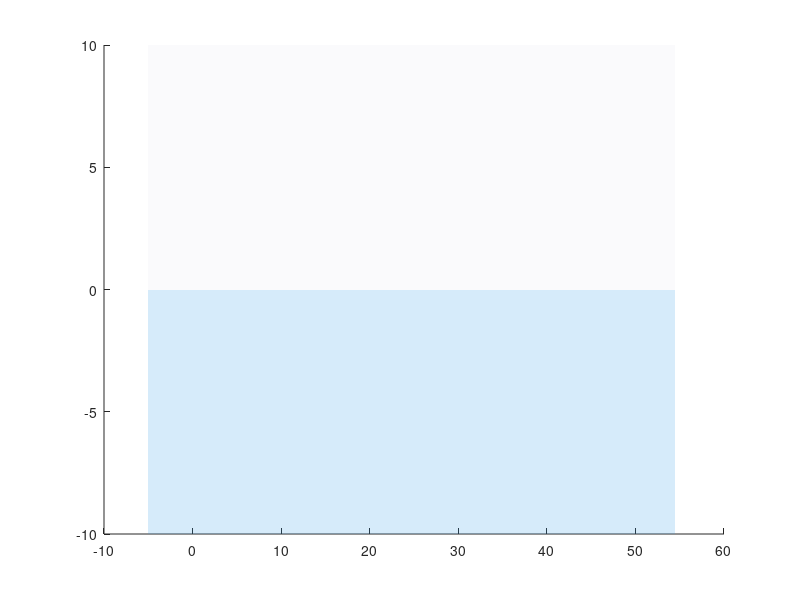

Write the MATLAB code that produced this figure. (Note: this script raises an error after producing the figure.)
%% Aero-Aqua Ray: Simulation
clear; clc; close all;

%% 1. System Parameters
m_robot = 2.0;          
g = 9.81;               
rho_water = 1000;
rho_air = 1.225;

% Areas
S_wing = 0.6;           % Planform Area (for Lift)
S_frontal = 0.06;       % Frontal Area (for Water Drag)

% Coefficients
Cd_water = 0.3;         
Kt_swim = 150.0;        
Kt_burst = 1000.0;      

% Glider Polar
Cl_slope = 2*pi;        
AoA_trim = deg2rad(6);  
Cd0_air = 0.02;         
k_ind = 0.04;           

% CPG Parameters
alpha = 5.0;
omega_swim = 2*pi*2.0;
omega_burst = 2*pi*4.0; 
mu_swim = 1.0;
mu_glide = -1.0;

%% 2. Simulation Setup
T_total = 9;           
dt = 0.002;             
time = 0:dt:T_total;
N = length(time);

state = zeros(6, N);
state(:, 1) = [0; -4.0; 2.0; 0; 0.1; 0]; 

% --- Enhanced Data Logging ---
medium_log = zeros(1, N);
pitch_log = zeros(1, N); 
gamma_log = zeros(1, N); % Flight Path Angle
aoa_log = zeros(1, N);   % Angle of Attack
mode_log = zeros(1, N); 

% Force Logging: [Thrust; Drag; Lift; Net_X; Net_Z]
force_log = zeros(5, N); 

current_pitch = 0; 

%% 3. Main Loop
for k = 1:N-1
    x = state(1, k);  z = state(2, k);
    vx = state(3, k); vz = state(4, k);
    v_sq = vx^2 + vz^2;
    v_mag = sqrt(v_sq);
    gamma = atan2(vz, vx);
    
    % --- Control Logic ---
    if z < 0
        % === WATER PHASE ===
        in_water = true;
        mode = 1;
        rho = rho_water;
        
        if z > -2.0
            % [Breach]
            target_pitch = deg2rad(60); 
            target_mu = mu_swim * 2.0;
            target_omega = omega_burst;
            thrust_gain = Kt_burst;
        else
            % [Cruise]
            target_pitch = deg2rad(15);
            target_mu = mu_swim;
            target_omega = omega_swim;
            thrust_gain = Kt_swim;
        end
        aoa = 0; % AoA undefined/irrelevant in simple water model
        
    else
        % === AIR PHASE ===
        in_water = false;
        rho = rho_air;
        target_mu = mu_glide; 
        thrust_gain = 0; 
        target_omega = 0;
        
        if vz > 0.5 
            mode = 2; % Ascent
            target_pitch = gamma; 
        elseif vz > -1.0 && vz <= 0.5
            mode = 3; % Pushover
            target_pitch = deg2rad(-2); 
        else
            mode = 4; % Glide
            if v_mag < 4.0
                target_pitch = deg2rad(-15);
            else
                target_pitch = gamma + AoA_trim;
                target_pitch = min(target_pitch, deg2rad(20));
            end
        end
        aoa = current_pitch - gamma;
    end
    
    % Update Logs
    medium_log(k) = in_water;
    mode_log(k) = mode;
    gamma_log(k) = gamma;
    aoa_log(k) = aoa;
    
    % Smoothing
    if in_water, smooth = 0.1; else, smooth = 0.05; end
    current_pitch = (1 - smooth) * current_pitch + smooth * target_pitch;
    pitch_log(k) = current_pitch;
    
    % CPG Step
    cpg_x = state(5, k); cpg_y = state(6, k);
    r2 = cpg_x^2 + cpg_y^2;
    state(5, k+1) = cpg_x + (alpha*(target_mu - r2)*cpg_x - target_omega*cpg_y)*dt;
    state(6, k+1) = cpg_y + (alpha*(target_mu - r2)*cpg_y + target_omega*cpg_x)*dt;
    wing_action = state(5, k+1);
    
    % Force Calculation
    if in_water
        T = thrust_gain * (wing_action^2);
        D = 0.5 * rho * v_sq * S_frontal * Cd_water; % S_frontal
        L = 0; % Negligible hydrodynamic lift in this model
        B = m_robot * g * 1.05; 
        
        Fx = T*cos(current_pitch) - D*(vx/v_mag);
        Fz = T*sin(current_pitch) + B - m_robot*g - D*(vz/v_mag);
    else
        % Aerodynamics
        if abs(aoa) < deg2rad(20)
            Cl = Cl_slope * aoa;
        else
            Cl = Cl_slope * aoa * 0.5; % Stall
        end
        Cd = Cd0_air + k_ind * Cl^2;
        
        T = 0;
        L = 0.5 * rho * v_sq * S_wing * Cl; % S_wing
        D = 0.5 * rho * v_sq * S_wing * Cd;
        B = 0;
        
        Fx = -D*cos(gamma) - L*sin(gamma);
        Fz = L*cos(gamma) - D*sin(gamma) - m_robot*g;
    end
    
    force_log(:, k) = [T; D; L; Fx; Fz];
    
    % Integration
    state(3, k+1) = vx + (Fx/m_robot)*dt;
    state(4, k+1) = vz + (Fz/m_robot)*dt;
    state(1, k+1) = x + state(3, k+1)*dt;
    state(2, k+1) = z + state(4, k+1)*dt;
end
% Finalize logs
pitch_log(N) = pitch_log(N-1); mode_log(N) = mode_log(N-1);
gamma_log(N) = gamma_log(N-1); aoa_log(N) = aoa_log(N-1);

%% 4. Advanced Visualization (Publication Ready)

% Color Palette (Scientific)
col_water = [0.2 0.6 0.9];
col_air   = [0.9 0.9 0.95];
col_mode  = [0 0.447 0.741; 0.85 0.325 0.098; 0.929 0.694 0.125; 0 0 0];

% Indices
idx_exit = find(medium_log == 0, 1);
t_exit = time(idx_exit);

% --- Figure 1: The Trajectory (Macro View) ---
figure(1); set(gcf, 'Color', 'w', 'Position', [100, 100, 900, 500]);
hold on;
% Environment
fill([-5, max(state(1,:))+5, max(state(1,:))+5, -5], [-10, -10, 0, 0], ...
     col_water, 'EdgeColor', 'none', 'FaceAlpha', 0.2);
fill([-5, max(state(1,:))+5, max(state(1,:))+5, -5], [0, 0, 10, 10], ...
     col_air, 'EdgeColor', 'none', 'FaceAlpha', 0.2);
yline(0, 'b-', 'LineWidth', 1.5); 

% Plot by segment
scatter(state(1,:), state(2,:), 15, mode_log, 'filled');
colormap(col_mode);
c = colorbar; c.Ticks = [1.4 2.1 3 3.8]; 
c.TickLabels = {'Swim', 'Ballistic Ascent', 'Pushover', 'Glide'};

% Annotations
text(state(1,idx_exit), 0.5, '\leftarrow Breach', 'FontSize', 10);
[z_max, idx_max] = max(state(2,:));
text(state(1,idx_max), z_max+0.5, sprintf('Apex: %.1fm', z_max), 'HorizontalAlignment', 'center');

%title('Fig 1: Multimodal Trans-medium Trajectory');
xlabel('Distance (m)'); ylabel('Altitude (m)');
axis equal; grid on; ylim([-5, z_max+2]); xlim([-2, state(1,end)+2]);
set(gca, 'FontSize', 10, 'LineWidth', 1.2);
exportgraphics(gcf, 'trajectory.pdf', 'ContentType', 'vector');

% --- Figure 2: Kinematics (Velocity) ---
figure(2); set(gcf, 'Color', 'w', 'Position', [150, 150, 600, 600]);
subplot(2,1,1);
v_total = sqrt(state(3,:).^2 + state(4,:).^2);
plot(time, v_total, 'k-', 'LineWidth', 2); hold on;
xline(t_exit, 'b--', 'Surface Breach');
ylabel('Total Speed (m/s)'); grid on;
%title('Fig 2A: Velocity Profile');
legend('Speed', 'Breach Event');

subplot(2,1,2);
plot(time, state(3,:), 'r', 'LineWidth', 1.5); hold on;
plot(time, state(4,:), 'b', 'LineWidth', 1.5);
xline(t_exit, 'k--');
yline(0, 'k-', 'Alpha', 0.2);
ylabel('Components (m/s)'); xlabel('Time (s)'); grid on;
legend('Vx (Horizontal)', 'Vz (Vertical)');
%title('Fig 2B: Velocity Decomposition');
exportgraphics(gcf, 'velocity.pdf', 'ContentType', 'vector');

% --- Figure 3: Aerodynamics (Pitch & AoA) ---
figure(3); set(gcf, 'Color', 'w', 'Position', [200, 200, 600, 600]);
subplot(2,1,1);
plot(time, rad2deg(pitch_log), 'k', 'LineWidth', 2); hold on;
plot(time, rad2deg(gamma_log), 'g--', 'LineWidth', 1.5);
xline(t_exit, 'b--');
ylabel('Angle (deg)'); 
%title('Fig 3A: Attitude vs Flight Path');
legend('Pitch (\theta)', 'Flight Path (\gamma)'); grid on;
ylim([-30, 80]);

subplot(2,1,2);
% Filter AoA plot to only show Air phase clearly
plot(time(idx_exit:end), rad2deg(aoa_log(idx_exit:end)), 'm', 'LineWidth', 2); hold on;
yline(6, 'k--', 'Trim AoA (Target)');
yline(15, 'r--', 'Stall Limit');
ylabel('Angle of Attack (deg)'); xlabel('Time (s)');
%title('Fig 3B: Angle of Attack (Air Phase Only)');
grid on; ylim([-5, 20]);
text(time(end)-2, 7, 'Stable Glide Region');
exportgraphics(gcf, 'attitude_angle.pdf', 'ContentType', 'vector');

% --- Figure 4: Forces (Dynamics) ---
figure(4); set(gcf, 'Color', 'w', 'Position', [250, 250, 600, 500]);
% Plot Thrust, Drag, Lift
plot(time, force_log(1,:), 'r', 'LineWidth', 1.5); hold on;
plot(time, force_log(2,:), 'b', 'LineWidth', 1.5);
plot(time, force_log(3,:), 'g', 'LineWidth', 1.5);
xline(t_exit, 'k--', 'Breach');

ylabel('Force (N)'); xlabel('Time (s)');
%title('Fig 4: Dynamic Force Distribution');
legend('Thrust (Propulsion)', 'Drag (Resistance)', 'Lift (Aerodynamic)');
grid on; 
xlim([time(idx_exit)-2, time(end)]); % Zoom in around breach
ylim([-10, 200]); % Crop the huge underwater burst spike to show air details
text(t_exit+0.2, 100, 'Drag Drop ->', 'Color', 'b');
exportgraphics(gcf, 'force.pdf', 'ContentType', 'vector');

% --- Figure 5: CPG Phase Portrait ---
figure(5); set(gcf, 'Color', 'w', 'Position', [300, 300, 500, 500]);
plot(state(5,:), state(6,:), 'k'); hold on;
% Mark start and end
plot(state(5,1), state(6,1), 'go', 'MarkerFaceColor', 'g');
plot(state(5,end), state(6,end), 'rs', 'MarkerFaceColor', 'r');
%title('Fig 5: CPG Phase Portrait (Limit Cycle -> Fixed Point)');
xlabel('Neuron State u_1'); ylabel('Neuron State u_2');
axis equal; grid on;
annotation('textarrow', [0.7 0.5], [0.7 0.5], 'String', 'Convergence');
exportgraphics(gcf, 'cpg.pdf', 'ContentType', 'vector');
